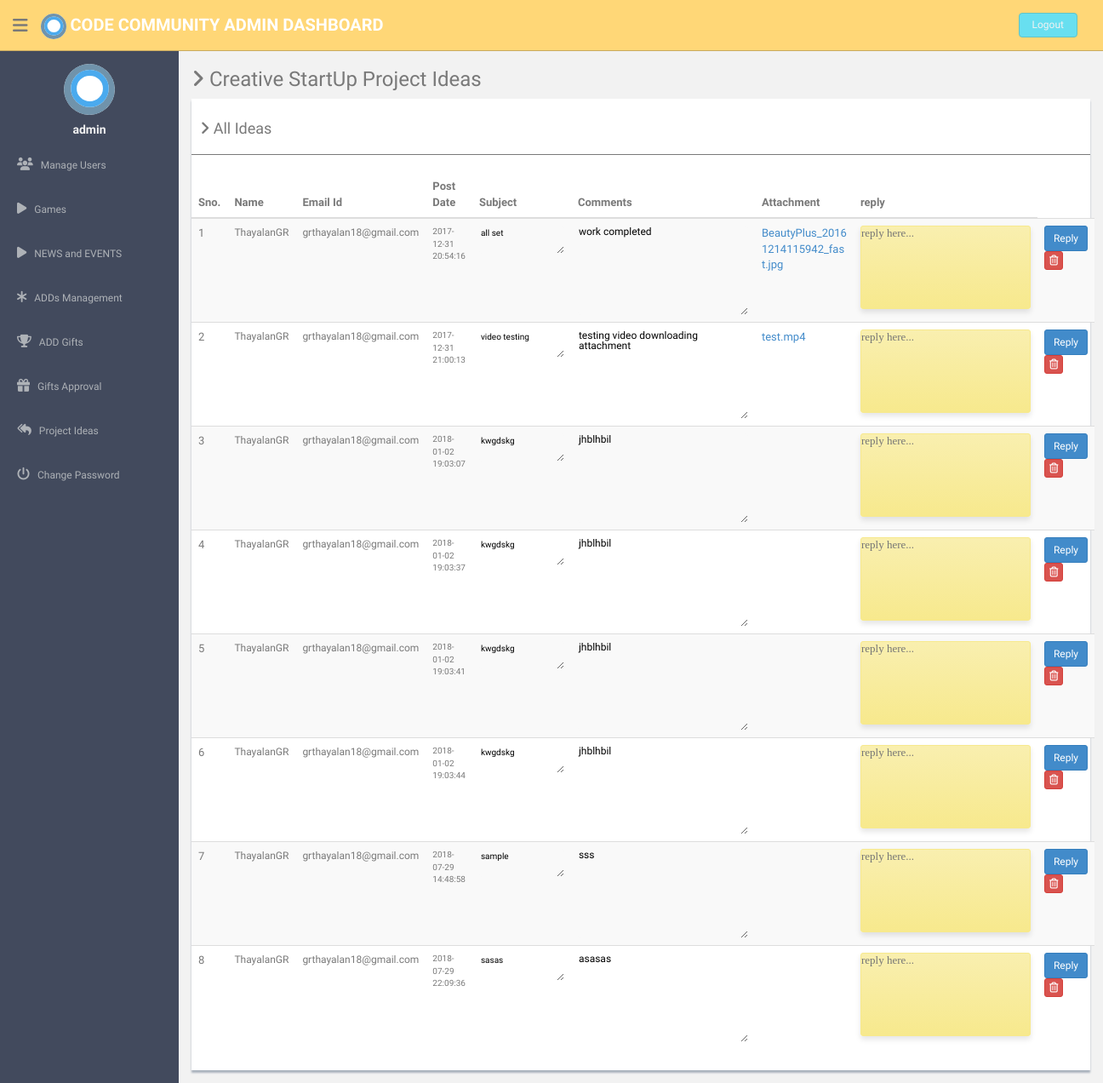
The app's page /admin/comments.php (signed in) with its own data.
### tables this page shows
CREATE TABLE `comments` (
  `comment_id` int(11) NOT NULL,
  `user_id` int(11) NOT NULL,
  `subject` varchar(255) NOT NULL,
  `content` longtext NOT NULL,
  `attachment` varchar(255) DEFAULT NULL,
  `adddate` datetime NOT NULL DEFAULT CURRENT_TIMESTAMP
);

CREATE TABLE `user` (
  `user_id` int(11) NOT NULL,
  `role_id` int(11) NOT NULL,
  `name` varchar(255) NOT NULL,
  `birthdate` date NOT NULL,
  `gender` varchar(255) NOT NULL,
  `email` varchar(255) NOT NULL,
  `mobile` varchar(12) DEFAULT NULL,
  `password` varchar(255) NOT NULL,
  `activationcode` varchar(255) NOT NULL,
  `forgetpasswordcode` varchar(255) NOT NULL,
  `batchno` varchar(255) NOT NULL,
  `upload_image` varchar(255) NOT NULL,
  `active` int(11) NOT NULL DEFAULT '0',
  `interest` varchar(255) NOT NULL,
  `exception` varchar(255) DEFAULT NULL
);

### admin/comments.php (the view, shortened to what this page needs)
<?php
include'dbconnection.php';
?>
<!DOCTYPE html>
<html lang="en">
  <head>
    <link href="assets/css/bootstrap.css" rel="stylesheet">
    <link href="assets/font-awesome/css/font-awesome.css" rel="stylesheet" />
    <link href="assets/css/style.css" rel="stylesheet">
    <link href="assets/css/style-responsive.css" rel="stylesheet">
  </head>
  <body>
<section id="container" >
  <?php include('./header.php'); ?>
  <?php include('./sidebar.php'); ?>
  <section id="main-content">
          <section class="wrapper">
          	<h3><i class="fa fa-angle-right"></i> Creative StartUp Project Ideas</h3>
            <div class="row">
                  <div class="col-md-12">
                      <div class="content-panel">
                          <table class="table table-striped table-advance table-hover">
	                  	  	  <h4><i class="fa fa-angle-right"></i> All Ideas </h4>
	                  	  	  <hr>
                              <thead>
                              <tr>
                                  <th>Sno.</th>
                                  <th class="hidden-phone">Name</th>
                                  <th> Email Id</th>
                                  <th> Post Date</th>
                                  <th> Subject</th>
                                  <th> Comments</th>
                                  <th> Attachment</th>
                                  <th> reply</th>
                              </tr>
                              </thead>
                              <tbody>
                              <?php $ret=mysqli_query($con,"SELECT * FROM comments, user WHERE comments.user_id=user.user_id");
                                $cnt=1;
                                while($row=mysqli_fetch_array($ret))
                                {
                                  ?>
                              <tr>
                              <td><?php echo $cnt;?></td>
                              <td style="font-size:12px;"><?php echo $row['name'];?></td>
                              <td style="font-size:12px;"><?php echo $row['email'];?></td>
                              <td style="font-size:10px;"><?php echo $row['adddate'];?></td>
                              <td><textarea readonly style="font-size:10px;"><?php echo $row['subject'];?></textarea></td>
                              <td><textarea id="content" readonly style="font-size:12px;"><?php echo $row['content'];?></textarea></td>
                              <td><p class="test"><a href="comments.php?file=<?php echo $row['attachment'];?>" ><?php echo $row['attachment'];?></a></p></td>
                              <form action="" method="post" id="reply" name="reply" enctype="multipart/form-data">
                              <td><input type="text" require="" name="text" id="note" placeholder="reply here..."></td>
                              <td>
                                  <a href="comments.php?uid=<?php echo $row['comment_id'];?>">
                                  <button type="submit" name="reply" class="btn btn-primary btn-sm">Reply</button></a>
                                  </form>
                                  <a href="comments.php?id=<?php echo $row['comment_id'];?>">
                                  <button class="btn btn-danger btn-xs" onClick="return confirm('Do you really want to delete');"><i class="fa fa-trash-o "></i></button></a>
                          </tr>
                              <?php $cnt=$cnt+1; }?>
                              </tbody>
                          </table>
                      </div>
                  </div>
              </div>
	        </section>
  </section>
</section>
  </body>
</html>

### admin/assets/css/style.css (style rules this page uses)
body { color: #797979; background: #f2f2f2; font-family: 'Ruda', sans-serif; padding: 0px !important; margin: 0px !important; font-size:13px; }
a, a:hover, a:focus { text-decoration: none; outline: none; }
#container { width: 100%; height: 100%; }
hr { margin-top: 20px; margin-bottom: 20px; border: 0; border-top: 1px solid #797979; }
#main-content { margin-left: 210px; }
.wrapper { display: inline-block; margin-top: 60px; padding-left: 15px; padding-right: 15px; padding-bottom: 15px; padding-top: 0px; width: 100%; }
.content-panel { background: #ffffff; box-shadow: 0px 3px 2px #aab2bd; padding-top: 15px; padding-bottom: 5px; }
.content-panel h4 { margin-left: 10px; }

### admin/header.php (style rules this page uses)
body { color: #797979; background: #f2f2f2; font-family: 'Ruda', sans-serif; padding: 0px !important; margin: 0px !important; font-size:13px; }
select, textarea { width: 100px; height:auto; border: none; border-radius: 4px; background-color:inherit; color:black; margin-top: 0px; margin-bottom: 0px; resize: vertical; }
#note { width:200px; box-sizing:border-box; direction:ltr; display:block; line-height:0.5; padding:0px 0px 80px; border-radius:3px; border:1px solid #F7E98D; font:13px Tahoma, cursive; transition:box-shadow 0.5s ease; box-shadow:0 4px 6px rgba(0,0,0,0.1); font-smoothing:subpixel-antialiased; background:linear-gradient(#F9EFAF, #F7E98D); background:-o-linear-gradient(#F9EFAF, #F7E98D); background:-ms-linear-gradient(#F9EFAF, #F7E98D); background:-moz-linear-gradient(#F9EFAF, #F7E98D); background:-webkit-linear-gradient(#F9EFAF, #F7E98D); }
p.test { width: 100px; border: none; word-wrap: break-word; }
textarea#content { width:200px; box-sizing:border-box; direction:ltr; display:block; line-height:1; padding:1px 1px 80px; background-color:inherit; }

### records on screen
comments: user.name "ThayalanGR", user.email "grthayalan18@gmail.com", adddate "2017-12-31 20:54:16", subject "all set", content "work completed", attachment "BeautyPlus_20161214115942_fast.jpg"
comments: user.name "ThayalanGR", user.email "grthayalan18@gmail.com", adddate "2017-12-31 21:00:13", subject "video testing", content "testing video downloading attachment", attachment "test.mp4"
comments: user.name "ThayalanGR", user.email "grthayalan18@gmail.com", adddate "2018-01-02 19:03:07", subject "kwgdskg", content "jhblhbil"
comments: user.name "ThayalanGR", user.email "grthayalan18@gmail.com", adddate "2018-01-02 19:03:37", subject "kwgdskg", content "jhblhbil"
comments: user.name "ThayalanGR", user.email "grthayalan18@gmail.com", adddate "2018-01-02 19:03:41", subject "kwgdskg", content "jhblhbil"
comments: user.name "ThayalanGR", user.email "grthayalan18@gmail.com", adddate "2018-01-02 19:03:44", subject "kwgdskg", content "jhblhbil"
comments: user.name "ThayalanGR", user.email "grthayalan18@gmail.com", adddate "2018-07-29 14:48:58", subject "sample", content "sss"
comments: user.name "ThayalanGR", user.email "grthayalan18@gmail.com", adddate "2018-07-29 22:09:36", subject "sasas", content "asasas"

### other values on screen
$_SESSION['adminlogin'] "admin"
